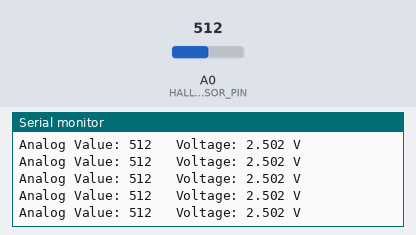
Simulated run of this sketch. Board: Arduino Uno, built with avr-gcc and run on an emulated ATmega328P. Parts: the last lines printed to the serial monitor. The test bench sets the inputs (shaded band); at power-on: A0 (HALL_SENSOR_PIN) = 512.

Above: at 1.2 s.
1.3 s: A0 (HALL_SENSOR_PIN) set to 716
At 1.56 s:
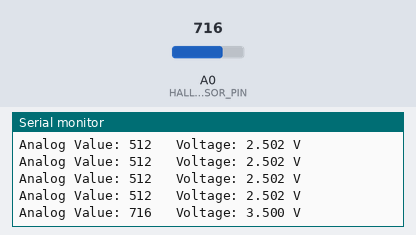
2.8 s: A0 (HALL_SENSOR_PIN) set to 900
At 2.97 s:
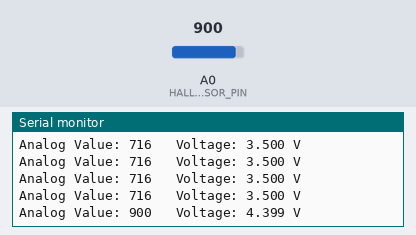
Timing chart, 0 to 5.8 s (numbered marks = the images above; inputs shaded):
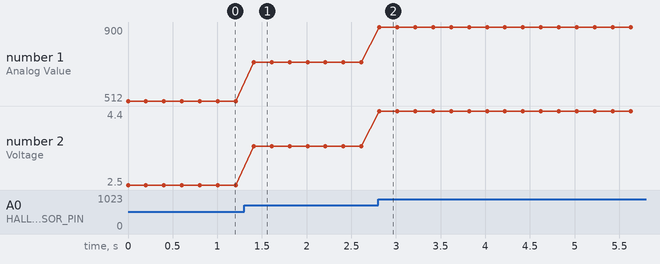

Measured:
- after the input at 1.3 s, the serial monitor: prints a new line after 0.11 s (image 1)
- after the input at 2.8 s, the serial monitor: prints a new line at once (image 2)
- plotted number 1: 512 → 716 after the input at 1.3 s, 716 → 900 after the input at 2.8 s
- plotted number 2: 2.5 → 3.5 after the input at 1.3 s, 3.5 → 4.4 after the input at 2.8 s

The sketch:

sketch_may27a_Read_Analog_Voltage.ino
```cpp
/*
  Analog Hall Effect Sensor Reader
  ---------------------------------
  • Reads analog voltage from 55100-AP Hall Effect sensor
  • Converts ADC value to voltage (based on 5V reference)
  • Prints result to Serial Monitor every 200 ms
*/

// Pin Definitions
const uint8_t HALL_SENSOR_PIN = A0;    // Blue wire connected to A0
const float   VREF            = 5.0;   // Reference voltage for ADC (adjust if using 3.3V logic)

void setup() {
  Serial.begin(9600);                  // Start serial communication
  pinMode(HALL_SENSOR_PIN, INPUT);     // Set analog pin as input
}

void loop() {
  int rawValue = analogRead(HALL_SENSOR_PIN);         // Read raw ADC value (0–1023)
  float voltage = rawValue * (VREF / 1023.0);          // Convert to voltage

  Serial.print("Analog Value: ");
  Serial.print(rawValue);
  Serial.print("   Voltage: ");
  Serial.print(voltage, 3);                            // Print with 3 decimal places
  Serial.println(" V");

  delay(200);                                          // Wait 200 milliseconds
}
```
